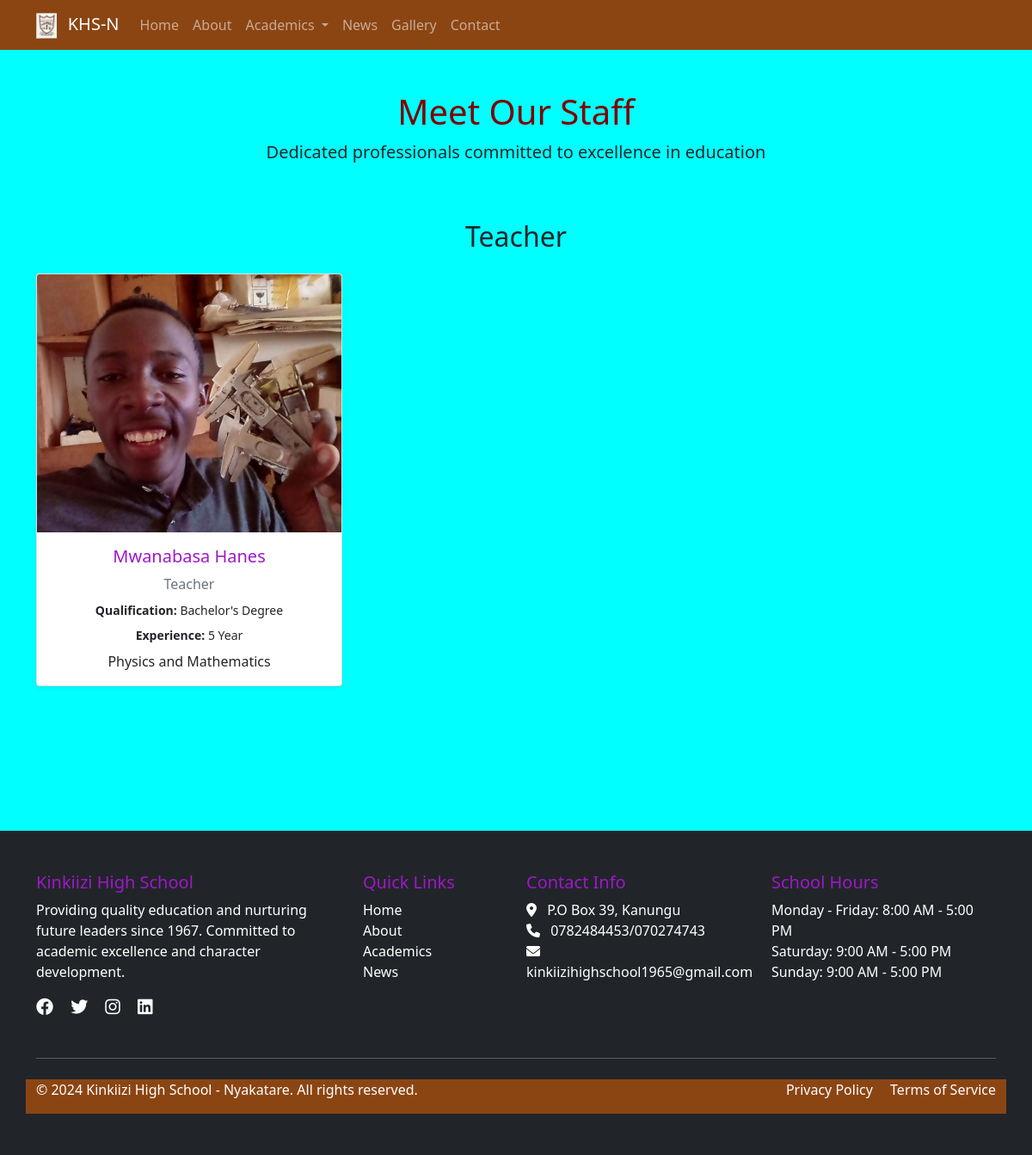
The app's page /about/staff/ with its own data.
### apps/about/models.py (models this page shows, shortened)
class Staff(models.Model):
    POSITION_CHOICES = [
        ('head', 'Head Teacher'),
        ('deputy1', 'Deputy Head Teacher Administaration'),
        ('deputy', 'Deputy Head Teacher Academics'),
        ('dos', 'Director of Studies'),
        ('sec', 'Secretary'),
        ('teacher', 'Teacher'),
        ('support', 'Support Staff'),
    ]
    name = models.CharField(max_length=100)
    position = models.CharField(max_length=20, choices=POSITION_CHOICES)
    qualification = models.CharField(max_length=200)
    experience = models.CharField(max_length=100)
    photo = models.ImageField(upload_to='staff/', blank=True, null=True)
    bio = models.TextField(blank=True)
    email = models.EmailField(blank=True)
    is_active = models.BooleanField(default=True)

### apps/contact/models.py (models this page shows, shortened)
class SiteSettings(models.Model):
    school_description = models.TextField(
        help_text="Description displayed in the footer"
    )
    facebook_url = models.URLField(blank=True, null=True, help_text="Facebook page URL")
    twitter_url = models.URLField(blank=True, null=True, help_text="Twitter profile URL")
    instagram_url = models.URLField(blank=True, null=True, help_text="Instagram profile URL")
    linkedin_url = models.URLField(blank=True, null=True, help_text="LinkedIn page URL")
    school_hours_weekdays = models.CharField(
        max_length=100,
        default="Monday - Friday: 8:00 AM - 3:00 PM",
        help_text="Weekday hours (e.g., Monday - Friday: 8:00 AM - 3:00 PM)"
    )
    school_hours_saturday = models.CharField(
        max_length=100,
        default="Saturday: 9:00 AM - 12:00 PM",
        help_text="Saturday hours"
    )
    school_hours_sunday = models.CharField(
        max_length=100,
        default="Sunday: Closed",
        help_text="Sunday hours"
    )
    copyright_text = models.CharField(
        max_length=200,
        default="© 2024 Our School. All rights reserved.",
        help_text="Copyright text displayed in footer"
    )
    privacy_policy_url = models.URLField(blank=True, null=True, help_text="Privacy Policy page URL")
    terms_of_service_url = models.URLField(blank=True, null=True, help_text="Terms of Service page URL")
    updated_at = models.DateTimeField(auto_now=True)
    class Meta:
        verbose_name_plural = "Site Settings"

class ContactInfo(models.Model):
    school_name = models.CharField(max_length=200)
    address = models.TextField()
    phone = models.CharField(max_length=20)
    email = models.EmailField()
    map_embed_code = models.TextField(help_text="Embed code for Google Maps")
    updated_at = models.DateTimeField(auto_now=True)
    class Meta:
        verbose_name_plural = "Contact Information"

### apps/about/views.py (the view)
# urls.py: path('staff/', StaffListView.as_view(), name='staff'),
class StaffListView(ListView):
    model = Staff
    template_name = 'about/staff.html'
    context_object_name = 'staff_members'
    def get_queryset(self):
        return Staff.objects.filter(is_active=True).order_by('position', 'name')

### apps/contact/context_processors.py (called while the page is built)
def site_context(request):
    return {
        'contact_info': ContactInfo.objects.first(),
        'site_settings': SiteSettings.objects.first(),
    }

### templates/about/staff.html (shortened to what this page needs)
{% extends "base.html" %}
{% load static %}
{% block content %}
<div class="container py-5">
    <div class="row mb-5">
        <div class="col-12 text-center">
            <h1>Meet Our Staff</h1>
            <p class="lead">Dedicated professionals committed to excellence in education</p>
        </div>
    </div>
    {% if staff_members %}
    {% regroup staff_members by get_position_display as staff_by_position %}
    {% for position_group in staff_by_position %}
    <div class="row mb-5">
        <div class="col-12">
            <h2 class="mb-4 text-center">{{ position_group.grouper }}</h2>
        </div>
        {% for staff in position_group.list %}
        <div class="col-md-6 col-lg-4 mb-4">
            <div class="card h-100 shadow-sm">
                {% if staff.photo %}
                <div class="staff-photo-wrapper">
                    <img src="{{ staff.photo.url }}" class="card-img-top" alt="{{ staff.name }}" style="height: 300px; object-fit: cover;">
                </div>
                {% else %}
                <div class="card-img-top bg-secondary d-flex align-items-center justify-content-center" style="height: 300px;">
                    <i class="fas fa-user fa-5x text-white"></i>
                </div>
                {% endif %}
                <div class="card-body text-center">
                    <h5 class="card-title">{{ staff.name }}</h5>
                    <p class="text-muted mb-2">{{ staff.get_position_display }}</p>
                    {% if staff.qualification %}
                    <p class="small mb-2"><strong>Qualification:</strong> {{ staff.qualification }}</p>
                    {% endif %}
                    {% if staff.experience %}
                    <p class="small mb-2"><strong>Experience:</strong> {{ staff.experience }}</p>
                    {% endif %}
                    {% if staff.bio %}
                    <p class="card-text">{{ staff.bio|truncatewords:20 }}</p>
                    {% endif %}
                </div>
            </div>
        </div>
        {% endfor %}
    </div>
    {% endfor %}
    {% endif %}
</div>
{% endblock %}

### templates/partials/_footer.html (shortened to what this page needs)
<footer class="bg-dark text-white py-5 mt-5">
    <div class="container">
        <div class="row">
            <div class="col-lg-4 mb-4">
                <h5>Kinkiizi High School</h5>
                {% if site_settings and site_settings.school_description %}
                    <p>{{ site_settings.school_description }}</p>
                {% else %}
                    <p>Providing quality education and nurturing future leaders since 1990. Committed to academic excellence and character development.</p>
                {% endif %}
                <div class="social-links">
                    {% if site_settings %}
                        {% if site_settings.facebook_url %}
                            <a href="{{ site_settings.facebook_url }}" class="text-white me-3" target="_blank" rel="noopener noreferrer"><i class="fab fa-facebook fa-lg"></i></a>
                        {% endif %}
                        {% if site_settings.twitter_url %}
                            <a href="{{ site_settings.twitter_url }}" class="text-white me-3" target="_blank" rel="noopener noreferrer"><i class="fab fa-twitter fa-lg"></i></a>
                        {% endif %}
                        {% if site_settings.instagram_url %}
                            <a href="{{ site_settings.instagram_url }}" class="text-white me-3" target="_blank" rel="noopener noreferrer"><i class="fab fa-instagram fa-lg"></i></a>
                        {% endif %}
                        {% if site_settings.linkedin_url %}
                            <a href="{{ site_settings.linkedin_url }}" class="text-white" target="_blank" rel="noopener noreferrer"><i class="fab fa-linkedin fa-lg"></i></a>
                        {% endif %}
                    {% endif %}
                </div>
            </div>
            <div class="col-lg-2 mb-4">
                <h5>Quick Links</h5>
                <ul class="list-unstyled">
                    <li><a href="{% url 'home' %}" class="text-white text-decoration-none">Home</a></li>
                    <li><a href="{% url 'about' %}" class="text-white text-decoration-none">About</a></li>
                    <li><a href="{% url 'academics' %}" class="text-white text-decoration-none">Academics</a></li>
                    <li><a href="{% url 'news_list' %}" class="text-white text-decoration-none">News</a></li>
                </ul>
            </div>
            <div class="col-lg-3 mb-4">
                <h5>Contact Info</h5>
                <ul class="list-unstyled">
                    {% if contact_info %}
                        <li><i class="fas fa-map-marker-alt me-2"></i> {{ contact_info.address|linebreaksbr }}</li>
                        <li><i class="fas fa-phone me-2"></i> {{ contact_info.phone }}</li>
                        <li><i class="fas fa-envelope me-2"></i> {{ contact_info.email }}</li>
                    {% else %}
                        <li><i class="fas fa-map-marker-alt me-2"></i> 123 School Street, City</li>
                        <li><i class="fas fa-phone me-2"></i> (123) 456-7890</li>
                        <li><i class="fas fa-envelope me-2"></i> info@ourschool.edu</li>
                    {% endif %}
                </ul>
            </div>
            <div class="col-lg-3 mb-4">
                <h5>School Hours</h5>
                <ul class="list-unstyled">
                    {% if site_settings %}
                        <li>{{ site_settings.school_hours_weekdays }}</li>
                        <li>{{ site_settings.school_hours_saturday }}</li>
                        <li>{{ site_settings.school_hours_sunday }}</li>
                    {% else %}
                        <li>Monday - Friday: 8:00 AM - 3:00 PM</li>
                        <li>Saturday: 9:00 AM - 12:00 PM</li>
                        <li>Sunday: Closed</li>
                    {% endif %}
                </ul>
            </div>
        </div>
        <hr class="my-4">
        <div class="row">
            <div class="col-md-6" style="background-color: #8B4513;">
                <p>{% if site_settings %}{{ site_settings.copyright_text }}{% else %}&copy; 2024 Our School. All rights reserved.{% endif %}</p>
            </div>
            <div class="col-md-6 text-md-end" style="background-color: #8B4513;" >
                {% if site_settings %}
                    {% if site_settings.privacy_policy_url %}
                        <a href="{{ site_settings.privacy_policy_url }}" class="text-white text-decoration-none me-3">Privacy Policy</a>
                    {% endif %}
                    {% if site_settings.terms_of_service_url %}
                        <a href="{{ site_settings.terms_of_service_url }}" class="text-white text-decoration-none">Terms of Service</a>
                    {% endif %}
                {% else %}
                    <a href="#" class="text-white text-decoration-none me-3">Privacy Policy</a>
                    <a href="#" class="text-white text-decoration-none">Terms of Service</a>
                {% endif %}
            </div>
        </div>
    </div>
</footer>

### templates/about/staff.html (style rules this page uses)
body { background-color: cyan; }
.staff-photo-wrapper { position: relative; overflow: hidden; transition: transform 0.3s ease; }
.staff-photo-wrapper img { transition: transform 0.3s ease; }
h1 { color: maroon; }

### templates/partials/_footer.html (style rules this page uses)
h5 { color: rgb(160, 23, 202); }

### records on screen
Staff: photo (picture), name "Mwanabasa Hanes", position "Teacher", qualification "Bachelor's Degree", experience "5 Year", bio "Physics and Mathematics"
SiteSettings: school_description "Providing quality education and nurturing future leaders since 1967. Committed to academic excellence and character development.", school_hours_weekdays "Monday - Friday: 8:00 AM - 5:00 PM", school_hours_saturday "Saturday: 9:00 AM - 5:00 PM", school_hours_sunday "Sunday: 9:00 AM - 5:00 PM", copyright_text "© 2024 Kinkiizi High School - Nyakatare. All rights reserved."
ContactInfo: address "P.O Box 39, Kanungu", phone "0782484453/070274743", email "kinkiizihighschool1965@gmail.com"

### other values on screen
{{ position_group.grouper }} "Teacher"
